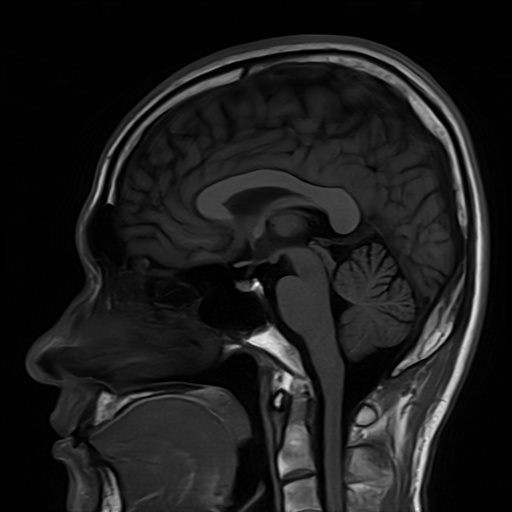
#> input picture Experiment_08/Inputs/images/Brain_MRI.png, 512 x 512 px, found by its file name
$ python task_14_3_rate_distortion_curves.py
#> lines starting #> are read from the running program, lines starting #| are printed output that depends on the picture
#> in run_task_14_3, mri is the input picture: shape (512, 512); min 0, max 254, mean 27.9
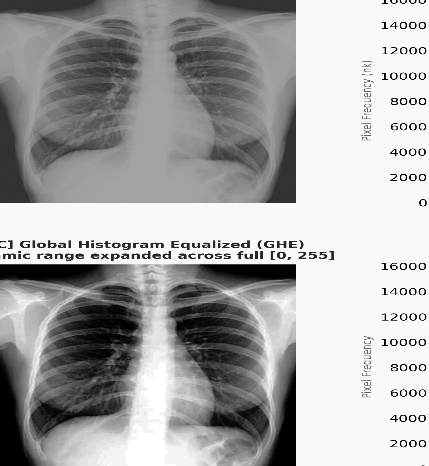
#> input picture Experiment_14/Inputs/images/Chest_Xray.png, 429 x 466 px
#> in run_task_14_3, xray is the input picture: shape (466, 429); min 0, max 255, mean 168.1
"""
Task 14.3: Multi-Modality Rate-Distortion Curve Benchmarking
Experiment 14: Medical Image Compression and Quality Evaluation
Author: Muhammad Ikrama (Reg ID: 60140)
"""

import os
import cv2
import numpy as np
import pandas as pd
import matplotlib.pyplot as plt

BASE_DIR = os.path.dirname(os.path.abspath(__file__))
EXP_DIR = os.path.abspath(os.path.join(BASE_DIR, ".."))
TAB_DIR = os.path.join(EXP_DIR, "Tables")
FIG_DIR = os.path.join(EXP_DIR, "Figures")
IMG_DIR = os.path.join(EXP_DIR, "Inputs", "images")

os.makedirs(TAB_DIR, exist_ok=True)
os.makedirs(FIG_DIR, exist_ok=True)

def eval_metrics(orig, dec, n_bytes):
#> called with n_bytes = 52152
    raw_b = orig.size
#> raw_b = 262144
    cr = raw_b / float(n_bytes)
#> cr = 5.03
    mse = float(np.mean((orig.astype(float) - dec.astype(float)) ** 2))
#> mse = 0.0392
    psnr = float('inf') if mse == 0 else 10.0 * np.log10((255.0 ** 2) / mse)
#> psnr = 62.2
    x, y = orig.astype(float), dec.astype(float)
    c1, c2 = (0.01 * 255) ** 2, (0.03 * 255) ** 2
    mx, my = cv2.GaussianBlur(x, (11, 11), 1.5), cv2.GaussianBlur(y, (11, 11), 1.5)
    sx2 = cv2.GaussianBlur(x**2, (11, 11), 1.5) - mx**2
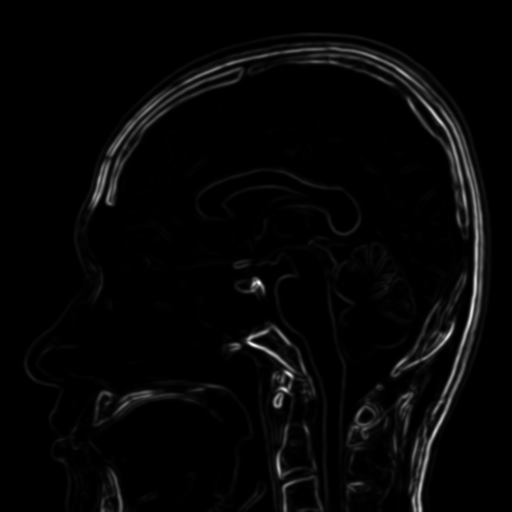
#> sx2: shape (512, 512) float64; min 0, max 5656.3, mean 137.3; drawn with min black and max white
    sy2 = cv2.GaussianBlur(y**2, (11, 11), 1.5) - my**2
    sxy = cv2.GaussianBlur(x * y, (11, 11), 1.5) - mx * my
    ssim = float(np.mean(((2 * mx * my + c1) * (2 * sxy + c2)) / ((mx**2 + my**2 + c1) * (sx2 + sy2 + c2))))
#> ssim = 1
    return cr, mse, psnr, ssim

def run_task_14_3():
    print("=" * 80)
    print("TASK 14.3: MULTI-MODALITY RATE-DISTORTION CURVE BENCHMARKING")
    print("=" * 80)

    mri = cv2.imread(os.path.join(IMG_DIR, "Brain_MRI.png"), cv2.IMREAD_GRAYSCALE)
    xray = cv2.imread(os.path.join(IMG_DIR, "Chest_Xray.png"), cv2.IMREAD_GRAYSCALE)

    modalities = [("Brain MRI", mri), ("Chest X-Ray", xray)]
    qualities = [95, 85, 70, 50, 30, 15, 5]

    records = []
    print(f"{'Modality':<14} | {'Q Factor':<9} | {'CR':<6} | {'MSE':<7} | {'PSNR (dB)':<10} | {'SSIM'}")
    print("-" * 62)

    for mod_name, img in modalities:
        for q in qualities:
            _, buf = cv2.imencode('.jpg', img, [cv2.IMWRITE_JPEG_QUALITY, q])
            dec = cv2.imdecode(buf, cv2.IMREAD_GRAYSCALE)
            cr, mse, psnr_v, ssim_v = eval_metrics(img, dec, len(buf))
#> cr = 5.03; mse = 0.0392; psnr_v = 62.2; ssim_v = 1
            records.append({
                "Modality": mod_name, "Quality_Q": q, "Compressed_Bytes": len(buf),
                "Compression_Ratio": round(cr, 2), "MSE": round(mse, 2),
                "PSNR_dB": round(psnr_v, 2), "SSIM": round(ssim_v, 4)
            })
            print(f"{mod_name:<14} | {q:<9d} | {cr:<5.2f}x | {mse:<7.2f} | {psnr_v:<10.2f} | {ssim_v:.4f}")
#| Brain MRI      | 95        | 5.03 x | 0.04    | 62.20      | 0.9995

    df = pd.DataFrame(records)
#> df = table of 14 rows and 7 columns
    df.to_csv(os.path.join(TAB_DIR, "exp14_task_14_3_multimodal_rd.csv"), index=False)

    # Plotting Overlapping Curves
    df_mri = df[df["Modality"] == "Brain MRI"]
#> df_mri = table of 7 rows and 7 columns
    df_xray = df[df["Modality"] == "Chest X-Ray"]
#> df_xray = table of 7 rows and 7 columns

    fig, axes = plt.subplots(1, 2, figsize=(14, 5))

    # 1. PSNR vs CR
    axes[0].plot(df_mri["Compression_Ratio"], df_mri["PSNR_dB"], "o-", color="#1f77b4", linewidth=2, markersize=6, label="Brain MRI (Complex Sulci)")
    axes[0].plot(df_xray["Compression_Ratio"], df_xray["PSNR_dB"], "s--", color="#ff7f0e", linewidth=2, markersize=6, label="Chest X-Ray (Smooth Parenchyma)")
    axes[0].axhline(40.0, color="green", linestyle=":", linewidth=1.5, label="Diagnostic Limit (40 dB)")
    axes[0].set_title("(A) PSNR vs. Compression Ratio (CR)", fontsize=11, fontweight="bold")
    axes[0].set_xlabel("Compression Ratio (CR)", fontsize=10)
    axes[0].set_ylabel("PSNR (dB)", fontsize=10)
    axes[0].grid(True, linestyle="--", alpha=0.5)
    axes[0].legend(fontsize=9)

    # 2. SSIM vs CR
    axes[1].plot(df_mri["Compression_Ratio"], df_mri["SSIM"], "o-", color="#1f77b4", linewidth=2, markersize=6, label="Brain MRI")
    axes[1].plot(df_xray["Compression_Ratio"], df_xray["SSIM"], "s--", color="#ff7f0e", linewidth=2, markersize=6, label="Chest X-Ray")
    axes[1].axhline(0.980, color="green", linestyle=":", linewidth=1.5, label="High Fidelity Limit (0.980)")
    axes[1].set_title("(B) SSIM vs. Compression Ratio (CR)", fontsize=11, fontweight="bold")
    axes[1].set_xlabel("Compression Ratio (CR)", fontsize=10)
    axes[1].set_ylabel("Structural Similarity Index (SSIM)", fontsize=10)
    axes[1].grid(True, linestyle="--", alpha=0.5)
    axes[1].legend(fontsize=9)

    plt.tight_layout()
    plt.savefig(os.path.join(FIG_DIR, "exp14_task_14_3_multimodal_rd_plots.png"), dpi=300)
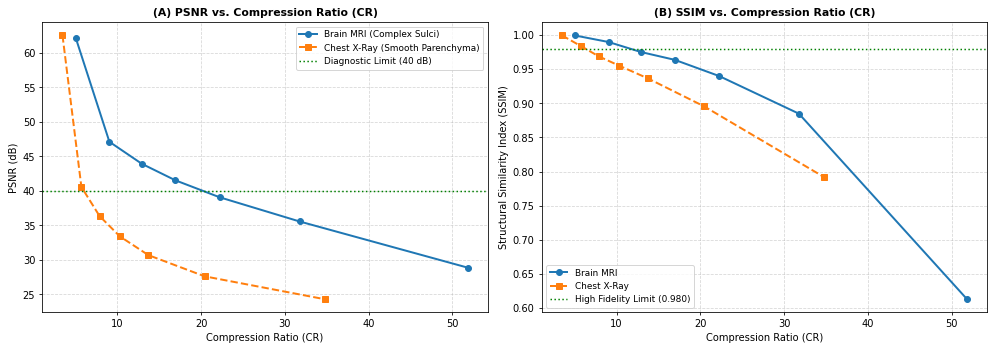
#> figure drawn by matplotlib, 2 panels
    plt.close()
    print(">>> Task 14.3 Complete. Rate-distortion curves exported.")
    return df

if __name__ == "__main__":
    run_task_14_3()
